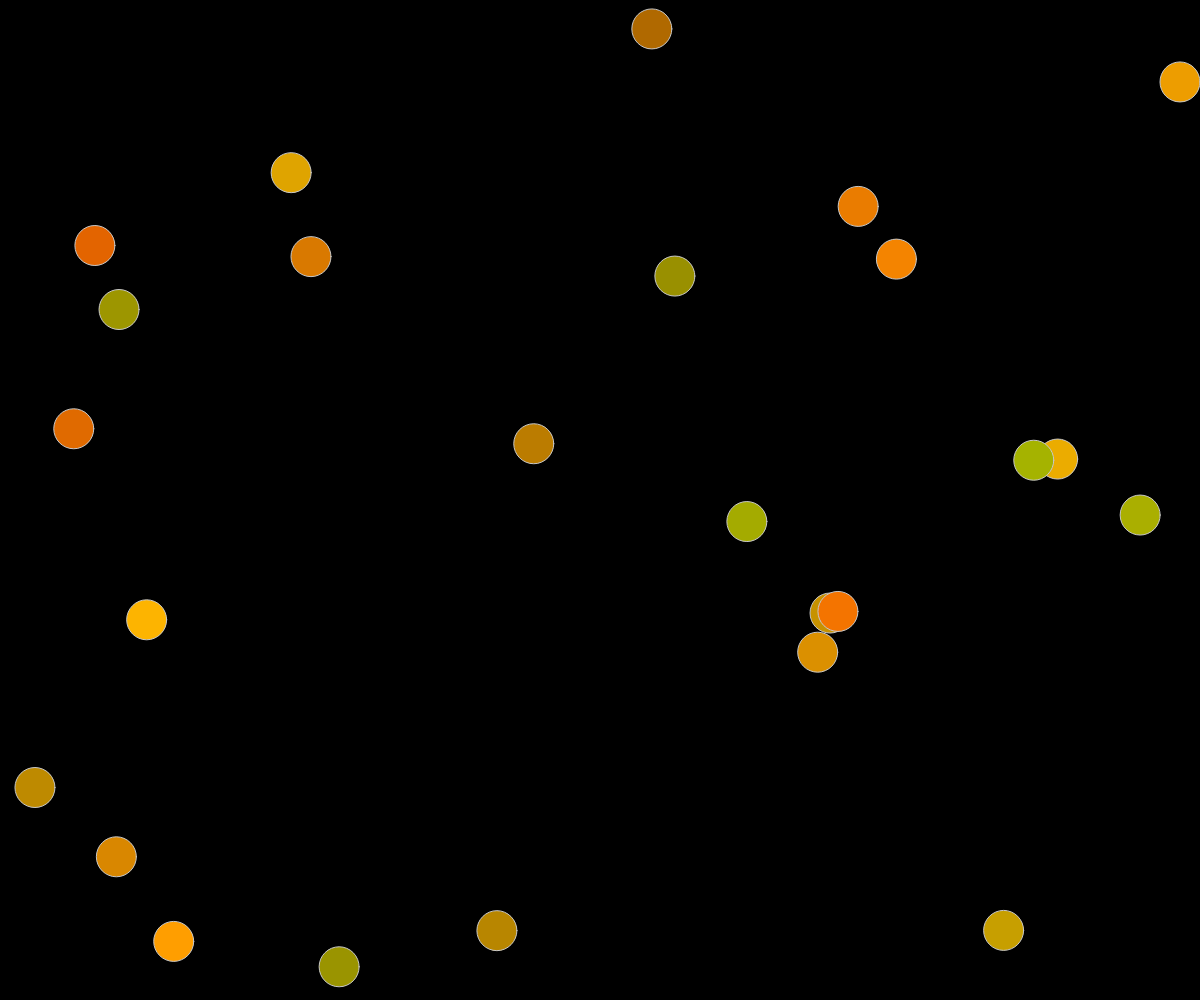
Frame 1 (no input)
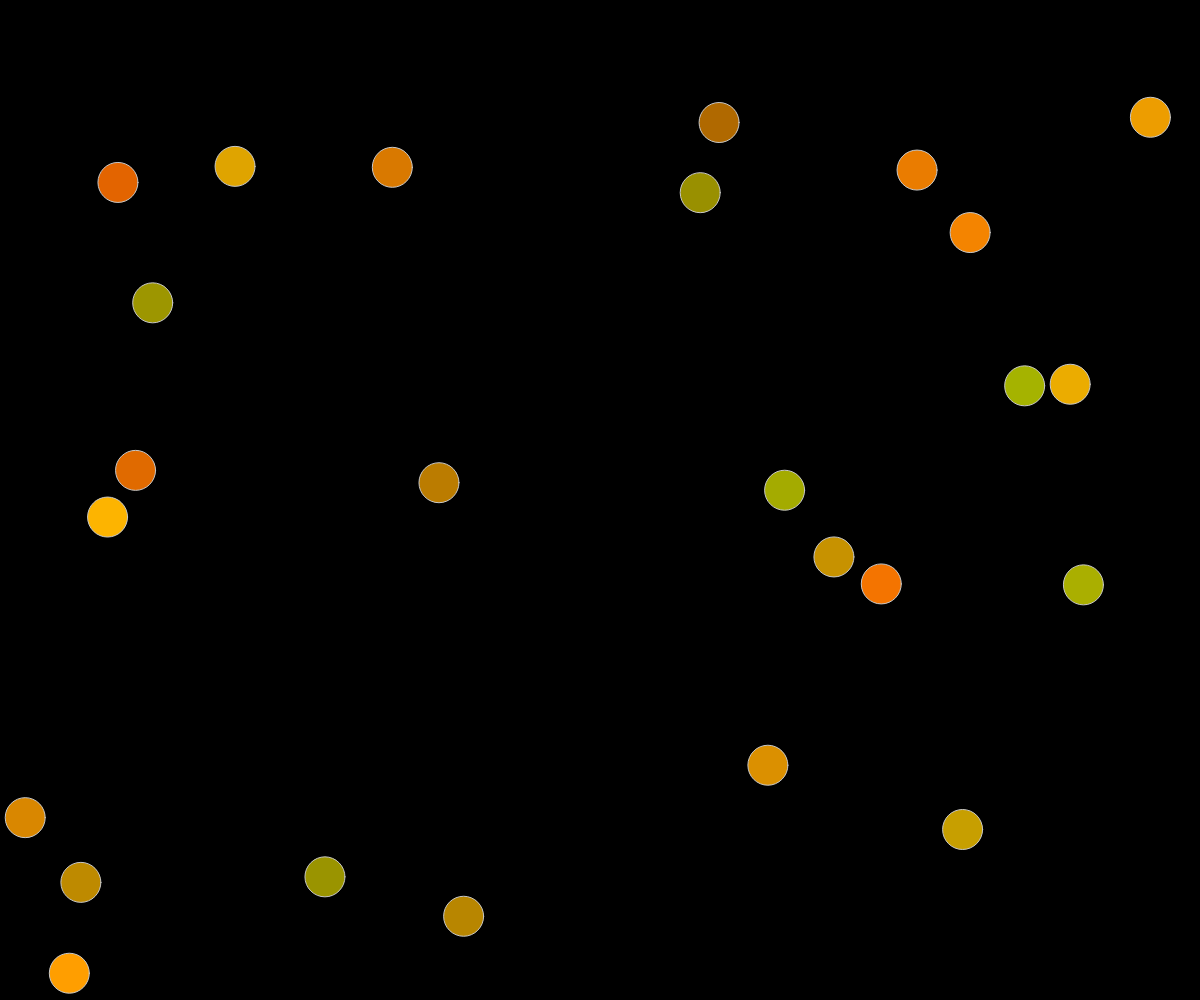
Frame 60 (no input)
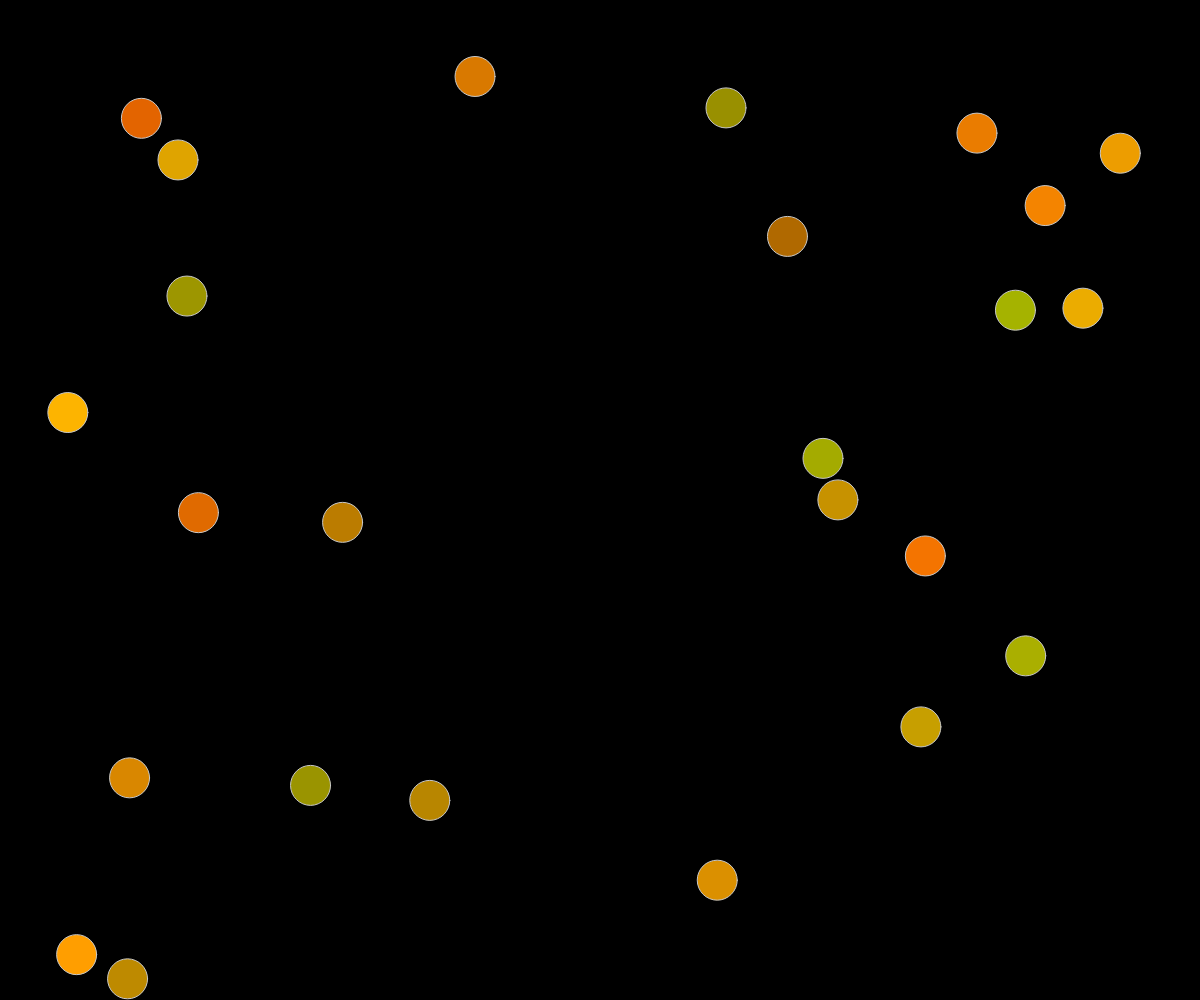
Frame 120 (the mouse pressed at the canvas centre since frame 60)

The p5.js sketch that drew these frames (run headless with seeded random() and noise() and a simulated clock; from frame 60 on, the mouse is pressed at the canvas centre):

// p5.js sketch
// ── sketch.js
var canvas;
var bubbles = [];

function setup() {
	canvas = createCanvas(windowWidth, windowHeight);
	canvas.position(0,0);
	canvas.style("z-index", "-10");


	for(var i = 0; i < 25; i++)
	{
		bubbles[i] = new Bubble(random(0, width),random(0,height));
		bubbles[i].col = color(random(150,255),random(100, 180),0);
	}

}

function draw() {
	background(0);

	//	fill(255,0,0);
	//  rect(windowWidth/2-50, windowHeight/2-30, 100, 60);
	//	rect(0, 0, 200, 100);

	for(var i = 0; i < bubbles.length; i++)
	{
		bubbles[i].tick();
		bubbles[i].display();
	}

}

function windowResized()
{
	resizeCanvas(windowWidth, windowHeight);
}
// ── bubble.js
function Bubble(x,y)
{
	this.x = x;
	this.y = y;
	this.sX = random(-2,2);
	this.sY = random(-2,2);
	this.col = color(255,100,0);
	this.lifespan = 255;
	this.radius = 20;

	this.display = function()
	{
		fill(this.col);
		stroke(200);
		ellipse(this.x,this.y,2*this.radius,2*this.radius); 
	};
	this.tick = function()
	{
		this.x+=this.sX;
		this.y+=this.sY;

		if(this.x-this.radius < 0 || this.x+this.radius > width)
		{
			this.sX = -this.sX;
			if(this.x-this.radius < 0)
				this.x = this.radius;
			else
				this.x = width-this.radius;
		}
		if(this.y-this.radius < 0 || this.y+this.radius > height)
		{
			this.sY = -this.sY;
			if(this.y-this.radius < 0)
				this.y = this.radius;
			else
				this.y = height-this.radius;
		}

		//this.col = color(0,100,0, this.lifespan);
		//this.lifespan--;
	};
	this.isFinished = function()
	{
		return this.lifespan < 0;	
	};
}
// ── style.css
p
{
	color: white;
}

.mainHeader
{
	font-size: 48pt;
	font-family: "AR DESTINE";
	padding-top: 24px;
	background-color: rgba(100, 100, 100, 0.3);
	color: white;
	position: absolute;
	top: 0%;
	left: 150px;
}

#LogoHeader
{
	z-index: -1;
	position: absolute;
	top: 0%;
	left: 0%;
}
